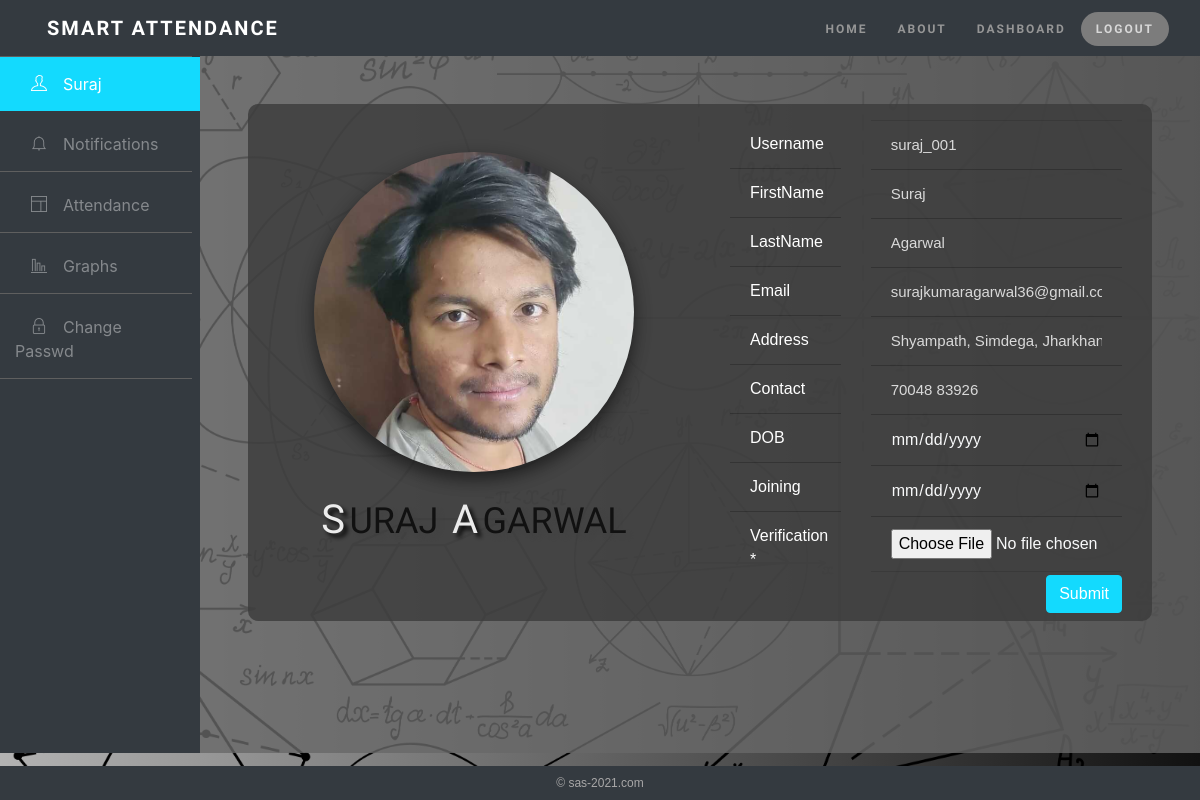
Page /change/ (signed in) on the committed database.
### main/models.py (models this page shows, shortened)
class UserProfile(models.Model):
    user = models.OneToOneField(User, on_delete=models.CASCADE)
    desg = models.CharField(max_length=50, default="")
    image = models.ImageField(upload_to="images", default="")
    branch = models.CharField(max_length=10, default="MCA")
    sem = models.IntegerField(default=1)
    add_line_1 = models.CharField(max_length=50)
    add_line_2 = models.CharField(max_length=50)
    state = models.CharField(max_length=50)
    pin_code = models.CharField(max_length=20, default="")
    phone = models.CharField(max_length=15)
    dob = models.DateTimeField()
    join = models.DateTimeField(auto_now_add=True)

### main/views.py (the view)
# urls.py: path('change/', views.change, name="change"),
def change(request):
    if request.method == "POST":
        previous_req = Request.objects.filter(user_id=request.user.id, is_pending=True)
        if previous_req.count() > 3:
            messages.info(request, 'You can only have 3 pending requests at any time. Please wait till previous requests are reviewed')
            return redirect('/profile')
        data_dict = {
            "username":request.POST['username'],
            "fname":request.POST['fname'],
            "lname":request.POST['lname'],
            "email":request.POST['email'],
            "address":request.POST['address'],
            "contact":request.POST['contact'],
            "dob":request.POST['dob'],
            "join":request.POST['join']
        }
        data = json.dumps(data_dict, sort_keys=True)
        userid = UserProfile.objects.get(user=request.user)
        req = Request(user_id=userid, data=data, file=request.FILES['file'])
        req.save()
        messages.info(request, 'Request made successfully...')
        return redirect('/profile')
    else:
        data = UserProfile.objects.get(user=request.user)
        return render(request, "change.html", {'data': data})

### main/templates/change.html (shortened to what this page needs)
{% extends 'basic/basic.html' %}
{% load static %}
{% block body %}
<div class="row">
    <div class="bg-dark col-md-2">
        <ul id="side-menu">
            <li><a href="/profile" class="links activebar">
                <i class="ti-user mx-3"></i>{{user.first_name}}</a></li>
            <li><a href="/notification" class="links bar">
                <i class="ti-bell mx-3"></i>Notifications</a></li>
            <li><a href="/attendance" class="links bar">
                <i class="ti-layout mx-3"></i>Attendance</a></li>
            <li><a href="/graphs" class="links bar">
                <i class="ti-bar-chart-alt mx-3"></i>Graphs</a></li>
            <li><a href="/cpassword" class="links bar">
                <i class="ti-lock mx-3"></i>Change Passwd</a></li>
        </ul>
    </div>
    <div data-simplebar class="col-md-10 window bg py-5 px-5">
        <div class="row box">
            <div class="my-5 col-md-6">
                <div class="text-center">
                    <img class="image" src={{ data.image.url }}/></br></br>
                    <h2 class="big name">{{request.user.first_name|slice:"0:1"}}</h2>
                    <h2 class="name">{{request.user.first_name|slice:"1:"}}</h2>&nbsp;&nbsp;
                    <h2 class="big name">{{request.user.last_name|slice:"0:1"}}</h2>
                    <h2 class="name">{{request.user.last_name|slice:"1 :"}}</h2>
                </div>
            </div>
            <div class="content col-md-6">
                <div class="row pt-3">
                    <div class="col-md-4">
                        <ul class="list-group list-group-flush">
                            <li class="list-group-item">Username</li>
                            <li class="list-group-item">FirstName</li>
                            <li class="list-group-item">LastName</li>
                            <li class="list-group-item">Email</li>
                            <li class="list-group-item">Address</li>
                            <li class="list-group-item">Contact</li>
                            <li class="list-group-item">DOB</li>
                            <li class="list-group-item">Joining</li>
                            <li class="list-group-item">Verification *</span></li>
                        </ul>
                    </div>
                    <div class="col-md-8">
                        <form action="/change/" method="post" enctype="multipart/form-data">
                            <ul class="list-group list-group-flush">
                                <input type="text" class="text-light list-group-item" name="username" placeholder="{{data.user.username}}">
                                <input type="text" class="text-light list-group-item" name="fname" placeholder="{{data.user.first_name}}">
                                <input type="text" class="text-light list-group-item" name="lname" placeholder="{{data.user.last_name}}">
                                <input type="email" class="text-light list-group-item" name="email" placeholder="{{data.user.email}}">
                                <input type="text" class="text-light list-group-item" name="address" placeholder="{{data.add_line_2}}, {{data.state}} - {{data.pin_code}}">
                                <input type="text" class="text-light   list-group-item" name="contact" placeholder="{{data.phone}}">
                                <input type="date" class="text-light list-group-item" name="dob">
                                <input type="date" class="text-light list-group-item" name="join">
                                <input type="file" class="text-light list-group-item" name="file" required>
                            </ul>
                            <button type="submit" value="Upload" class="mt-1 mb-2 float-right btn btn-primary">Submit</button>
                        </form>
                    </div>
                </div>
            </div>
        </div>
    </div>
</div>
{% include "basic/footerSmall.html" %}
{% endblock %}

### main/static/css/main.css (style rules this page uses)
* { box-sizing: border-box; padding: 0; margin: 0; }
body { margin: 0px; padding: 0px; }
ul { list-style: none; }
a { text-decoration: none; color: rgb(206, 206, 206); }
.cool-background { width: 100%; background: #131313; background: -webkit-linear-gradient(to left, #141414, #b3b3b3); background-image: url("/static/images/s.png"), linear-gradient(to left, #111111, #b3b3b3); background-size: 100%; color: #fff; }
.name { font-family: "Amita" !important; opacity: 0.9; display: inline-flex; font-size: 36px; color: #0c0c0c; text-transform: uppercase; text-shadow: 4px 4px 4px rgb(66, 66, 66); }
.big { font-size: 45px; color: white !important; text-shadow: 4px 4px 4px rgb(0, 0, 0); }
.image { margin-left: auto; margin-right: auto; min-height: 40vh; min-width: 25vh; max-width: 40vh; max-height: auto; border-radius: 100%; box-shadow: 0 8px 16px 0 rgba(0, 0, 0, 0.4), 0 6px 20px 0 rgba(0, 0, 0, 0.19); }
::placeholder { font-size: 10px; font-style: italic; }
.text-center { text-align: center !important; }
.col-md-2 { margin: 0%; padding: 0%; }
.row { margin: 0% !important; }
.links { width: 100%; margin: 0; padding: 0%; position: relative; cursor: pointer; display: inline-block; overflow: hidden; -webkit-tap-highlight-color: transparent; }
#side-menu li a { color: rgba(255, 255, 255, 0.4); text-decoration: none; }
#side-menu > li > a { padding: 15px 30px 15px 15px; }
#side-menu > li > a.activebar { background-color: #13dafe; color: #fff; }
.big { font-size: 40px; color: white !important; text-shadow: 4px 4px 4px rgb(0, 0, 0); }
.content { display: flex; justify-content: center; flex-direction: column; align-items: center; font-family: sans-serif !important; }
.list-group-item { background-color: transparent !important; }
.bg { background: rgba(104, 104, 104, 0.8); }
.window { overflow: auto; min-height: 87.1vh; max-height: 87.1vh; }
::placeholder { color: rgb(168, 168, 168); font-size: 15px; font-style: normal !important; opacity: 0.8; }
.bar { border-bottom: 1px solid; border-color: rgb(95, 95, 95); width: 96%; }
.box { background: rgba(59, 59, 59, 0.8); border-radius: 10px 10px 10px 10px; -webkit-tap-highlight-color: transparent; }
.btn-primary { color: #fff; background-color: #13dafe; border-color: #13dafe; }

### main/templates/change.html (style rules this page uses)
::placeholder { color: white; font-size: 15px; font-style: normal !important; opacity: 0.8; }

### rows in the picture
UserProfile: image (picture), username "suraj_001", fname "Suraj", lname "Agarwal", email "surajkumaragarwal36@gmail.com", address "Shyampath, Simdega, Jharkhand - 835223", contact "70048 83926"

### other values in the picture
{{ user.first_name }} "Suraj"
{{ request.user.first_name|slice:"0:1" }} "S"
{{ request.user.first_name|slice:"1:" }} "URAJ"
{{ request.user.last_name|slice:"0:1" }} "A"
{{ request.user.last_name|slice:"1 :" }} "GARWAL"
